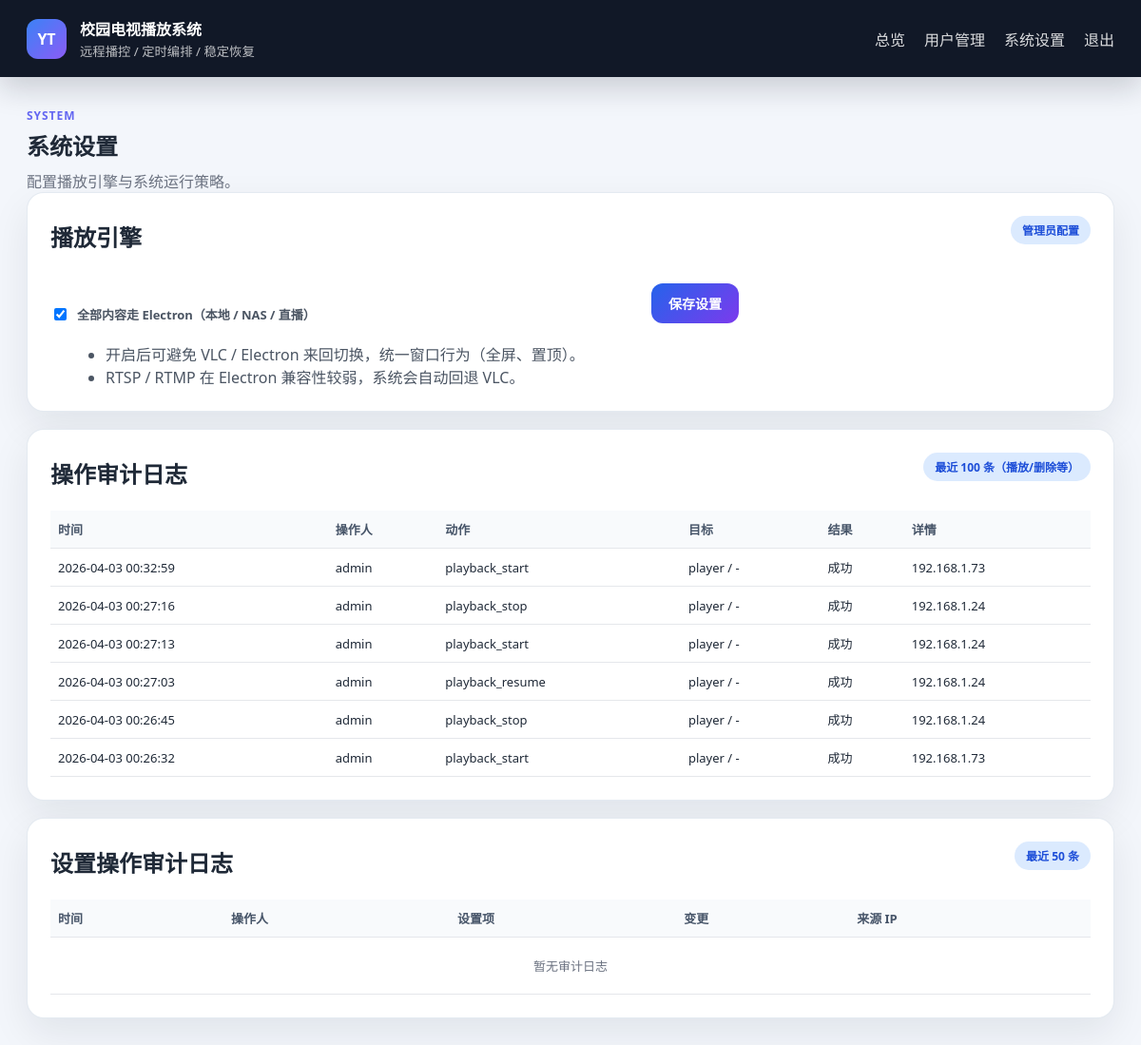
Before: /settings (signed in) with the older database file.
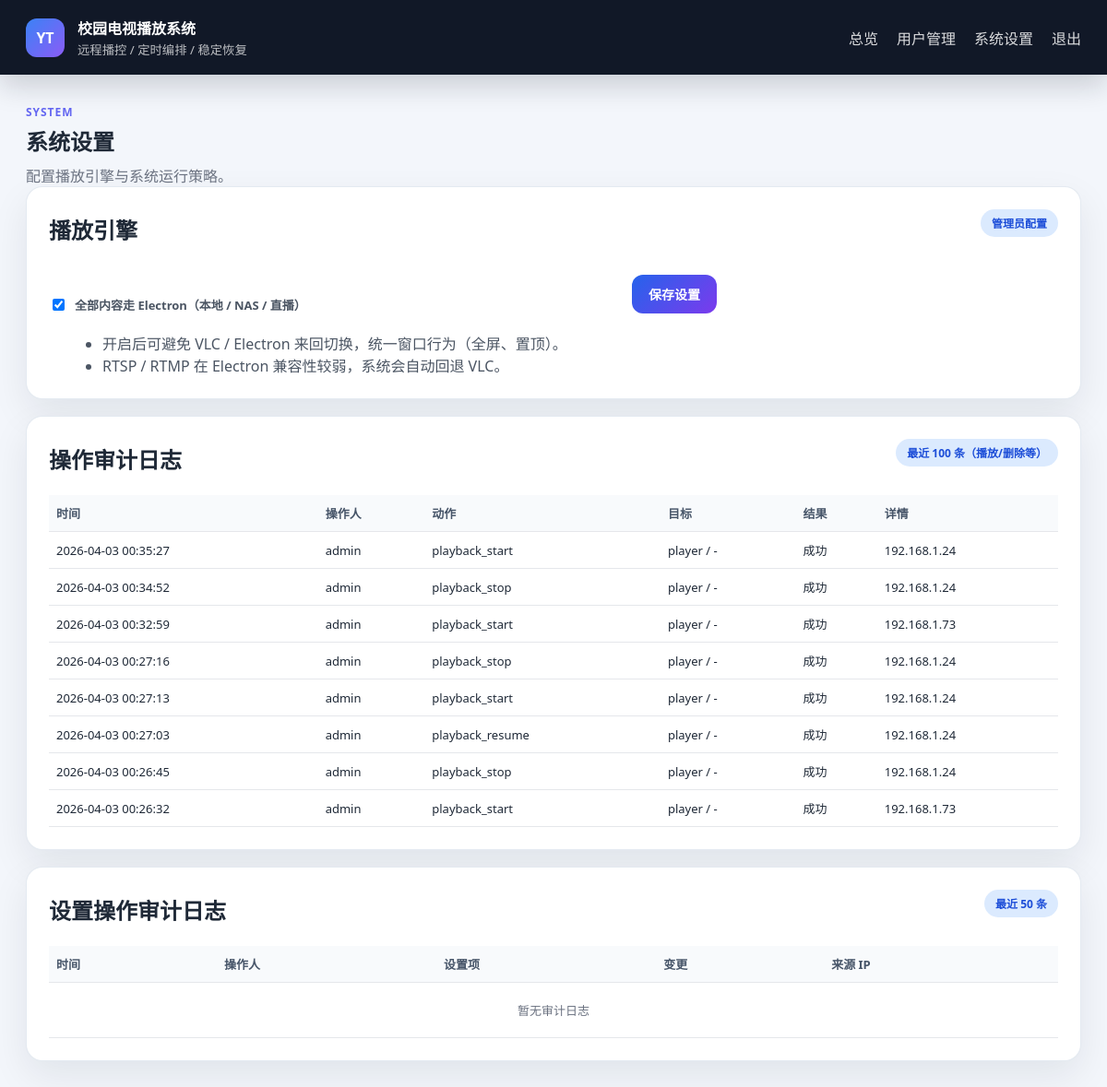
After: the same page with the newer database file.
### models.py (models this page shows, shortened)
class OperationAuditLog(db.Model):
    __tablename__ = "operation_audit_log"
    id = db.Column(db.Integer, primary_key=True)
    action = db.Column(db.String(100), nullable=False, index=True)  # playback_start / playback_stop / schedule_delete
    target_type = db.Column(db.String(50), nullable=False, default="system")  # schedule/player/system
    target_id = db.Column(db.String(100), nullable=False, default="")
    success = db.Column(db.Boolean, nullable=False, default=True)
    detail = db.Column(db.String(500), nullable=False, default="")
    operator_user_id = db.Column(db.Integer, nullable=True, index=True)
    operator_username = db.Column(db.String(50), nullable=False, default="")
    remote_addr = db.Column(db.String(100), nullable=False, default="")
    user_agent = db.Column(db.String(500), nullable=False, default="")
    created_at = db.Column(db.DateTime, nullable=False, default=datetime.now, index=True)

### web/routes.py (the view, shortened to what this page needs)
@main.route("/settings", methods=["GET", "POST"])
@login_required
def settings():
    if not current_user.is_admin:
        flash("只有管理员可以访问系统设置。", "error")
        return redirect(url_for("main.index"))
    all_play_via_electron = _get_setting_bool(SETTING_KEY_ALL_ELECTRON, Config.ALL_PLAY_VIA_ELECTRON)
    audit_logs = (
        SettingAuditLog.query.order_by(SettingAuditLog.created_at.desc(), SettingAuditLog.id.desc())
        .limit(50)
        .all()
    )
    operation_logs = (
        OperationAuditLog.query.order_by(OperationAuditLog.created_at.desc(), OperationAuditLog.id.desc())
        .limit(100)
        .all()
    )
    return render_template(
        "settings.html",
        all_play_via_electron=all_play_via_electron,
        audit_logs=audit_logs,
        operation_logs=operation_logs,
    )

### main.py (called while the page is built)
@login_manager.user_loader
def load_user(user_id):
    try:
        return db.session.get(User, int(user_id))
    except (TypeError, ValueError):
        return None

### web/routes.py (called while the page is built)
def _get_setting_bool(key, default=False):
    item = db.session.get(SystemSetting, key)
    if not item:
        return default
    return str(item.value).strip().lower() in {"1", "true", "yes", "on"}

### templates/settings.html (shortened to what this page needs)
{% extends "base.html" %}
{% block content %}
<section class="page-header">
    <div>
        <span class="eyebrow">System</span>
        <h1>系统设置</h1>
        <p>配置播放引擎与系统运行策略。</p>
    </div>
</section>
<section class="panel">
    <div class="panel-head">
        <h2>播放引擎</h2>
        <span class="chip info">管理员配置</span>
    </div>
    <form method="post" action="{{ url_for('main.settings') }}" class="schedule-form">
        <label class="check-field">
            <input type="checkbox" name="all_play_via_electron" {% if all_play_via_electron %}checked{% endif %}>
            <span>全部内容走 Electron（本地 / NAS / 直播）</span>
        </label>
        <div class="form-actions">
            <button type="submit" class="btn btn-primary">保存设置</button>
        </div>
    </form>
    <ul class="hint-list">
        <li>开启后可避免 VLC / Electron 来回切换，统一窗口行为（全屏、置顶）。</li>
        <li>RTSP / RTMP 在 Electron 兼容性较弱，系统会自动回退 VLC。</li>
    </ul>
</section>
<section class="panel">
    <div class="panel-head">
        <h2>操作审计日志</h2>
        <span class="chip info">最近 100 条（播放/删除等）</span>
    </div>
    <div class="table-wrap">
        <table class="audit-table">
            <thead>
                <tr>
                    <th>时间</th>
                    <th>操作人</th>
                    <th>动作</th>
                    <th>目标</th>
                    <th>结果</th>
                    <th>详情</th>
                </tr>
            </thead>
            <tbody>
                {% for item in operation_logs %}
                <tr>
                    <td>{{ item.created_at.strftime('%Y-%m-%d %H:%M:%S') }}</td>
                    <td>{{ item.operator_username or ('UID:' ~ item.operator_user_id) }}</td>
                    <td>{{ item.action }}</td>
                    <td>{{ item.target_type }} / {{ item.target_id or '-' }}</td>
                    <td>{{ '成功' if item.success else '失败' }}</td>
                    <td title="{{ item.user_agent }}">{{ item.detail or item.remote_addr }}</td>
                </tr>
                {% else %}
                <tr>
                    <td colspan="6" class="empty-cell">暂无操作审计日志</td>
                </tr>
                {% endfor %}
            </tbody>
        </table>
    </div>
</section>
<section class="panel">
    <div class="panel-head">
        <h2>设置操作审计日志</h2>
        <span class="chip info">最近 50 条</span>
    </div>
    <div class="table-wrap">
        <table class="audit-table">
            <thead>
                <tr>
                    <th>时间</th>
                    <th>操作人</th>
                    <th>设置项</th>
                    <th>变更</th>
                    <th>来源 IP</th>
                </tr>
            </thead>
            <tbody>
                {% for item in audit_logs %}
                <tr>
                    <td>{{ item.created_at.strftime('%Y-%m-%d %H:%M:%S') }}</td>
                    <td>{{ item.operator_username or ('UID:' ~ item.operator_user_id) }}</td>
                    <td>{{ item.setting_key }}</td>
                    <td>{{ item.old_value }} → {{ item.new_value }}</td>
                    <td title="{{ item.user_agent }}">{{ item.remote_addr }}</td>
                </tr>
                {% else %}
                <tr>
                    <td colspan="5" class="empty-cell">暂无审计日志</td>
                </tr>
                {% endfor %}
            </tbody>
        </table>
    </div>
</section>
{% endblock %}

### templates/base.html (shortened to what this page needs)
<!DOCTYPE html>
<html lang="zh-CN">
<head>
    <link rel="stylesheet" href="{{ url_for('static', filename='styles.css') }}">
</head>
<body class="{% block body_class %}{% endblock %}">
    {% if current_user.is_authenticated %}
    <header class="topbar">
        <div class="brand">
            <span class="brand-mark">YT</span>
            <div>
                <strong>校园电视播放系统</strong>
                <small>远程播控 / 定时编排 / 稳定恢复</small>
            </div>
        </div>
        <nav class="nav-links">
            <a href="{{ url_for('main.index') }}">总览</a>
            {% if current_user.is_admin %}
            <a href="{{ url_for('main.manage_users') }}">用户管理</a>
            <a href="{{ url_for('main.settings') }}">系统设置</a>
            {% endif %}
            <a href="{{ url_for('main.logout') }}">退出</a>
        </nav>
    </header>
    {% endif %}
    <main class="page-shell">
        {% block content %}{% endblock %}
    </main>
</body>
</html>

### static/styles.css (style rules this page uses)
* { box-sizing: border-box; }
body { margin: 0; font-family: "Segoe UI", "Microsoft YaHei", sans-serif; color: #1f2937; background: #f3f6fb; }
a { color: inherit; text-decoration: none; }
.topbar { display: flex; justify-content: space-between; align-items: center; padding: 18px 28px; background: #111827; color: #fff; box-shadow: 0 12px 30px rgba(17, 24, 39, 0.18); }
.brand { display: flex; align-items: center; gap: 14px; }
.brand-mark { width: 42px; height: 42px; display: inline-flex; align-items: center; justify-content: center; border-radius: 12px; background: linear-gradient(135deg, #3b82f6, #8b5cf6); font-weight: 700; }
.brand small { display: block; color: rgba(255, 255, 255, 0.72); margin-top: 2px; }
.nav-links { display: flex; gap: 20px; }
.nav-links a { color: rgba(255, 255, 255, 0.85); }
.page-shell { max-width: 1280px; margin: 0 auto; padding: 28px; }
.page-header, .panel-head { display: flex; justify-content: space-between; align-items: flex-start; gap: 16px; }
.page-header h1, .panel-head h2 { margin: 4px 0 8px; }
.page-header p, .panel-head p { margin: 0; color: #6b7280; }
.eyebrow { display: inline-block; font-size: 12px; letter-spacing: 0.08em; text-transform: uppercase; color: #6366f1; font-weight: 700; }
.soft-badge, .chip { display: inline-flex; align-items: center; border-radius: 999px; padding: 6px 12px; font-size: 12px; font-weight: 700; background: #e5e7eb; color: #374151; }
.chip.info { background: #dbeafe; color: #1d4ed8; }
.stat-card, .panel, .auth-card, .user-card, .screen-card, .schedule-card { background: #fff; border-radius: 18px; box-shadow: 0 16px 40px rgba(15, 23, 42, 0.08); border: 1px solid rgba(226, 232, 240, 0.9); }
.panel { padding: 24px; margin-bottom: 18px; }
.btn { border: none; border-radius: 12px; padding: 11px 18px; font-size: 14px; font-weight: 700; cursor: pointer; }
.btn-primary { background: linear-gradient(135deg, #2563eb, #7c3aed); color: #fff; }
.schedule-form { display: grid; grid-template-columns: repeat(3, minmax(0, 1fr)); gap: 16px; margin-top: 18px; }
.field, .check-field { display: flex; flex-direction: column; gap: 8px; }
.field span, .check-field span { font-size: 13px; color: #4b5563; font-weight: 700; }
.check-field { flex-direction: row; align-items: center; margin-top: 29px; }
.form-actions { display: flex; align-items: flex-end; justify-content: flex-end; }
.hint-list { margin: 20px 0 0 18px; color: #4b5563; }
.table-wrap { overflow: auto; margin-top: 14px; }
.audit-table { width: 100%; border-collapse: collapse; font-size: 13px; }
.audit-table th, .audit-table td { border-bottom: 1px solid #e5e7eb; padding: 10px 8px; text-align: left; white-space: nowrap; }
.audit-table th { color: #475569; font-weight: 700; background: #f8fafc; position: sticky; top: 0; }
.audit-table .empty-cell { text-align: center; color: #6b7280; padding: 20px 8px; }

Changed rows visible on the page:
added OperationAuditLog: created_at "2026-04-03 00:35:27", operator_username "admin", action "playback_start", target_type "player", target "-", success "成功", detail+remote_addr "192.168.1.24"
added OperationAuditLog: created_at "2026-04-03 00:34:52", operator_username "admin", action "playback_stop", target_type "player", target "-", success "成功", detail+remote_addr "192.168.1.24"
